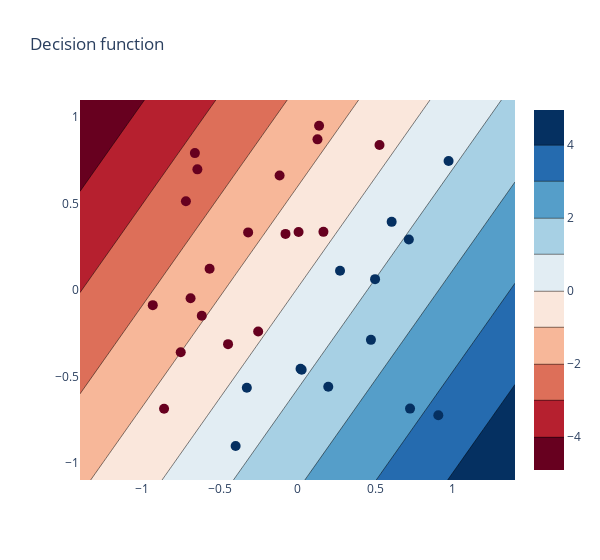

The notebook cell saved with this chart:
### Code cell
# 20 uniform points in the unit square
# the decision function is plotted

np.random.seed(2020)
X = 2*np.random.rand(32, 2) - 1

y = np.zeros(X.shape[0])

# initialize labels
for i in range(0,X.shape[0]):
    y[i] = labels_line(X[i,:])

# fit the model
clf = svm.SVC(kernel="linear")
clf.fit(X, y)

# plot
fig = go.Figure()
plot_data_decision_function(X, y, clf, fig, "Decision function", 1.4, 1.1)
fig.show()

### Figure 1 — Plotly figure (JSON) as saved in the notebook; plotly's stock layout.template omitted (floating-point values rounded to 4 significant figures; data arrays with more than 128 entries replaced by an {"elided": "..."} marker saying what was removed)
{"data": [{"marker": {"color": [1, 1, 1, -1, 1, -1, 1, -1, -1, -1, 1, -1, -1, -1, -1, -1, -1, 1, -1, -1, -1, -1, -1, 1, -1, 1, 1, 1, -1, 1, -1, 1], "colorscale": [[0, "rgb(103,0,31)"], [0.1, "rgb(178,24,43)"], [0.2, "rgb(214,96,77)"], [0.3, "rgb(244,165,130)"], [0.4, "rgb(253,219,199)"], [0.5, "rgb(247,247,247)"], [0.6, "rgb(209,229,240)"], [0.7, "rgb(146,197,222)"], [0.8, "rgb(67,147,195)"], [0.9, "rgb(33,102,172)"], [1, "rgb(5,48,97)"]], "size": 10}, "mode": "markers", "showlegend": false, "type": "scatter", "x": [0.9726, 0.01949, -0.3262, -0.447, 0.7243, -0.7182, 0.4726, -0.3178, -0.5658, -0.7516, 0.9064, 0.1388, 0.006734, -0.9316, -0.6883, -0.6606, -0.2532, 0.7166, 0.1669, -0.6444, -0.1153, 0.5278, -0.8589, 0.2738, -0.6161, 0.02684, 0.198, -0.3983, 0.1286, 0.6061, -0.07723, 0.4993], "y": [0.7468, -0.4563, -0.5661, -0.3134, -0.6866, 0.5142, -0.2887, 0.3336, 0.1229, -0.3605, -0.7253, 0.9513, 0.3353, -0.08776, -0.0479, 0.7925, -0.2406, 0.2921, 0.3367, 0.6985, 0.6629, 0.8394, -0.6877, 0.1114, -0.1487, -0.4612, -0.5597, -0.9032, 0.8721, 0.3946, 0.3249, 0.06291]}, {"colorscale": [[0, "rgb(103,0,31)"], [0.1, "rgb(178,24,43)"], [0.2, "rgb(214,96,77)"], [0.3, "rgb(244,165,130)"], [0.4, "rgb(253,219,199)"], [0.5, "rgb(247,247,247)"], [0.6, "rgb(209,229,240)"], [0.7, "rgb(146,197,222)"], [0.8, "rgb(67,147,195)"], [0.9, "rgb(33,102,172)"], [1, "rgb(5,48,97)"]], "type": "contour", "x": [-1.4, -1.253, -1.105, -0.9579, -0.8105, -0.6632, -0.5158, -0.3684, -0.2211, -0.07368, 0.07368, 0.2211, 0.3684, 0.5158, 0.6632, 0.8105, 0.9579, 1.105, 1.253, 1.4], "y": [-1.1, -0.9842, -0.8684, -0.7526, -0.6368, -0.5211, -0.4053, -0.2895, -0.1737, -0.05789, 0.05789, 0.1737, 0.2895, 0.4053, 0.5211, 0.6368, 0.7526, 0.8684, 0.9842, 1.1], "z": {"elided": "20x20 float values"}}], "layout": {"title": {"text": "Decision function"}, "width": 600}}
